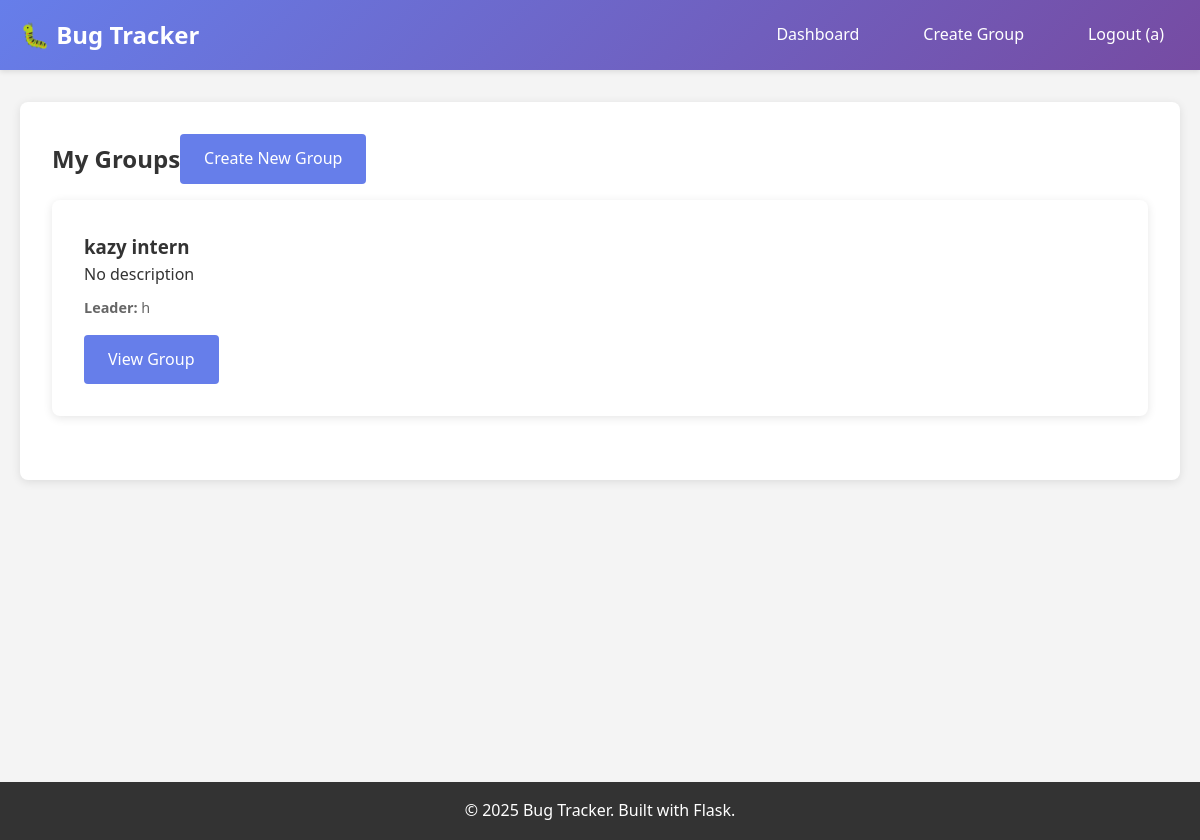
/dashboard (signed in), run on the app's committed database.
### tables this page shows
CREATE TABLE groups (
            id INTEGER PRIMARY KEY AUTOINCREMENT,
            name TEXT NOT NULL,
            description TEXT,
            leader_id INTEGER NOT NULL,
            created_at TIMESTAMP DEFAULT CURRENT_TIMESTAMP,
            FOREIGN KEY (leader_id) REFERENCES users (id)
        );

CREATE TABLE users (
            id INTEGER PRIMARY KEY AUTOINCREMENT,
            username TEXT UNIQUE NOT NULL,
            email TEXT UNIQUE NOT NULL,
            password_hash TEXT NOT NULL,
            created_at TIMESTAMP DEFAULT CURRENT_TIMESTAMP
        );

### app.py (the view)
@app.route('/dashboard')
def dashboard():
    if 'user_id' not in session:
        return redirect(url_for('login'))
    conn = get_db_connection()
    groups = conn.execute('''
        SELECT g.*, u.username as leader_name,
               CASE WHEN g.leader_id = ? THEN 1 ELSE 0 END as is_leader
        FROM groups g
        JOIN memberships m ON g.id = m.group_id
        JOIN users u ON g.leader_id = u.id
        WHERE m.user_id = ?
        ORDER BY g.name
    ''', (session['user_id'], session['user_id'])).fetchall()
    conn.close()
    return render_template('dashboard.html', groups=groups)

### app.py (called while the page is built)
def get_db_connection():
    conn = sqlite3.connect('bug_tracker.db')
    conn.row_factory = sqlite3.Row
    return conn

### templates/dashboard.html (shortened to what this page needs)
{% extends "base.html" %}
{% block content %}
<div class="card">
    <div class="item-header">
        <h2>My Groups</h2>
        <a href="{{ url_for('create_group') }}" class="btn">Create New Group</a>
    </div>
    {% if groups %}
        <div class="grid grid-3">
            {% for group in groups %}
            <div class="card">
                <h3>{{ group.name }}</h3>
                <p>{{ group.description or 'No description' }}</p>
                <div class="file-info">
                    <strong>Leader:</strong> {{ group.leader_name }}
                </div>
                <div style="margin-top: 1rem;">
                    <a href="{{ url_for('group_detail', group_id=group.id) }}" class="btn">View Group</a>
                </div>
            </div>
            {% endfor %}
        </div>
    {% else %}
        <p>You're not a member of any groups yet. <a href="{{ url_for('create_group') }}">Create your first group</a>!</p>
    {% endif %}
</div>
{% endblock %}

### templates/base.html (style rules this page uses)
* { margin: 0; padding: 0; box-sizing: border-box; }
body { font-family: 'Segoe UI', Tahoma, Geneva, Verdana, sans-serif; line-height: 1.6; color: #333; background-color: #f4f4f4; }
.card { background: white; padding: 2rem; border-radius: 8px; box-shadow: 0 2px 10px rgba(0,0,0,0.1); margin-bottom: 2rem; }
.btn { background: #667eea; color: white; padding: 0.75rem 1.5rem; border: none; border-radius: 4px; cursor: pointer; text-decoration: none; display: inline-block; font-size: 1rem; transition: background 0.3s; }
.grid { display: grid; gap: 2rem; }
.grid-3 { grid-template-columns: repeat(auto-fit, minmax(250px, 1fr)); }
.item-header { display: flex; justify-content: between; align-items: center; margin-bottom: 1rem; }
.file-info { font-size: 0.9rem; color: #666; margin-top: 0.5rem; }

### data on the page
groups: name "kazy intern", description "No description", leader_name "h"

### other printed values
{{ session.username }} "a"
